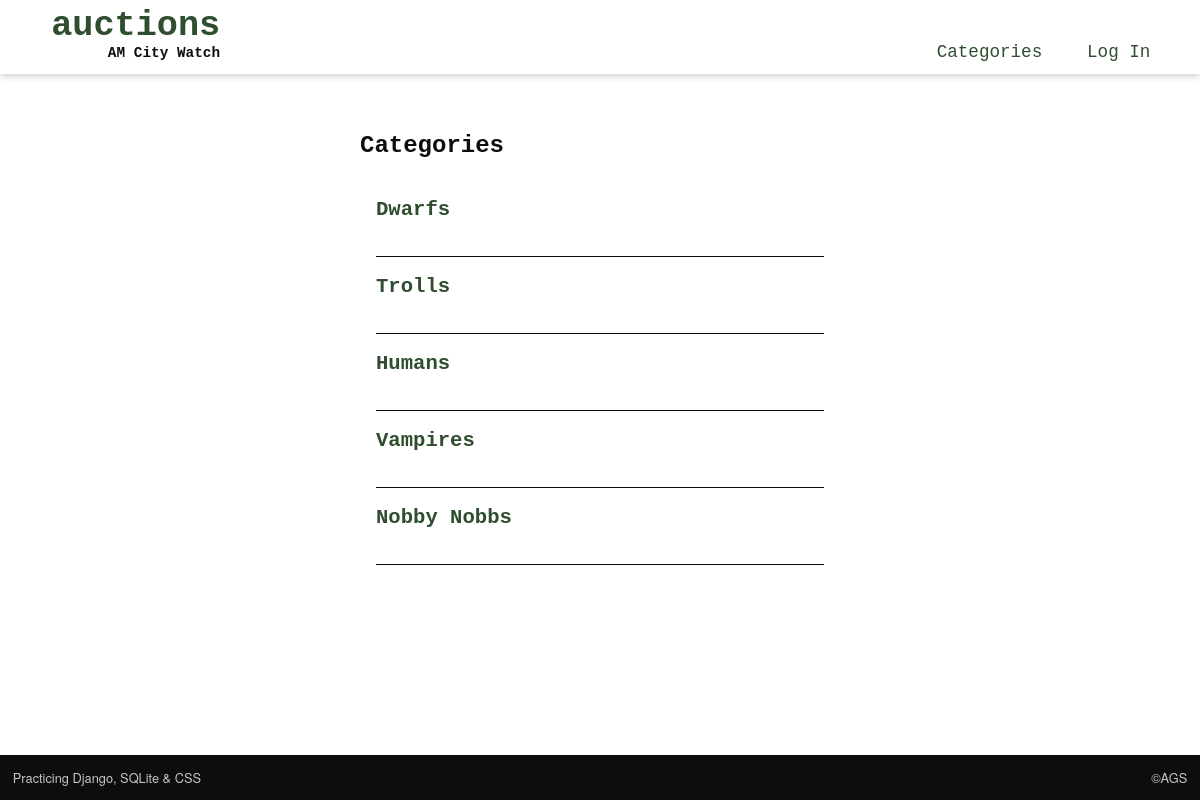
The page /categories on the database its author committed.
### auctions/models.py (models this page shows)
class Category(models.Model):
    category = models.CharField(max_length=32)
    def __str__(self):
        return self.category

### auctions/views.py (the view)
# urls.py: path('categories', views.categories, name='categories'),
def categories(request):
    return render(request, 'auctions/categories.html', {
        'categories': Category.objects.all().order_by('id'),
    })

### auctions/templates/auctions/categories.html
{% extends "auctions/layout.html" %}
{% block body %}
<h2>Categories</h2>
<div class="content">
  {% for category in categories %}
  {% if category.listings.all|length > 0 %}
  <div class="horizontal-flex list">
    <h3><a href="{% url 'category' category.id %}">{{ category }}</a></h3>
  </div>
  {% else %}
  <div class="list short">
    <h3>{{ category }}</h3>
  </div>
  {% endif %}
  {% endfor %}
</div>
{% endblock %}

### auctions/static/auctions/styles.css (style rules this page uses)
:root { --text-color: rgb(13, 13, 13); --link-color: rgb(47, 77, 47); --link-hover: rgb(224, 150, 38); --light-gray: rgb(198, 198, 198); --medium-gray: rgb(100, 100, 100); --shadow: 0 .1em .5em rgba(0,0,0,0.2); --header-font: "Helvetica Neue", sans-serif; }
html, body { width: 100vw; }
html, body, div, form, fieldset, h1, h2, h3, h4, h5, h6, hr, input, nav, li, ol, ul, span, table, tr, td, th, p, img { margin: 0; padding: 0; color: var(--text-color); line-height: 1.5em; }
body { font-family: 'Courier New', Courier, monospace; display: flex; flex-direction: column; align-items: center; justify-content: space-between; min-height: 100vh; }
h2, h3 { padding-bottom: 1rem; }
a { color: var(--link-color); text-decoration: none; transition: all 0.2s ease-out; font-size: 1.1em; }
.content { padding: 0 1em; }
.horizontal-flex { display: flex; justify-content: space-between; align-items: flex-start; }
.list { max-height: 25vh; border-bottom: 0.5px solid var(--text-color); padding: 1em 0; }

### rows shown on the page
Category: category "Dwarfs"
Category: category "Trolls"
Category: category "Humans"
Category: category "Vampires"
Category: category "Nobby Nobbs"
